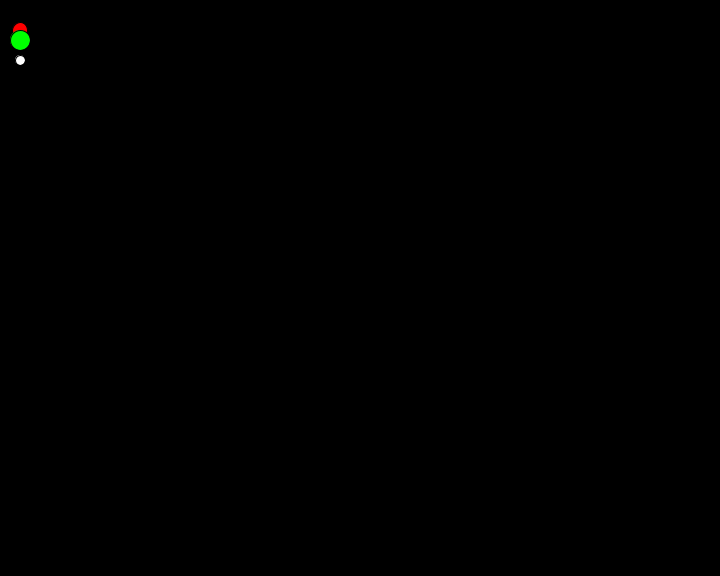
Frame 1 (no input)
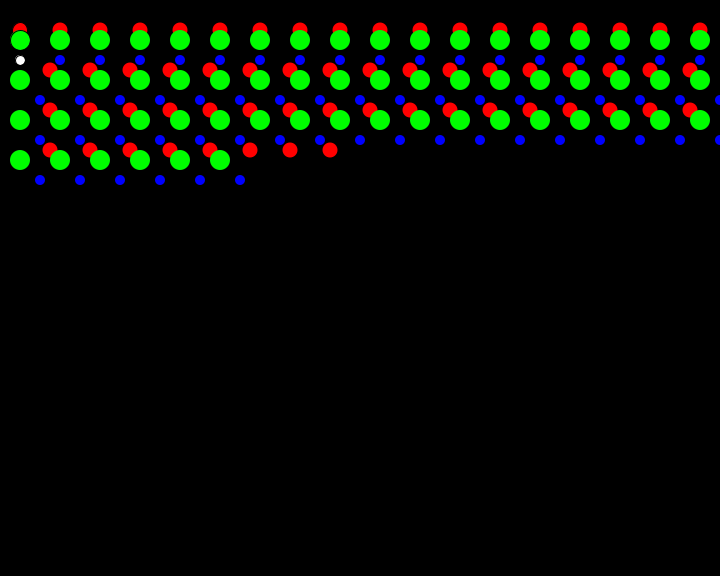
Frame 60 (the mouse pressed at the canvas centre just before this capture)
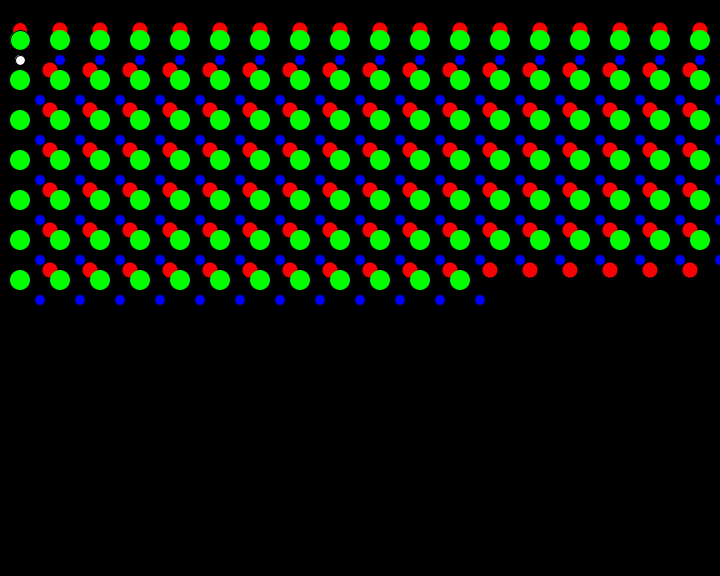
Frame 120 (the mouse held since frame 60 and released just before this capture)

The Processing sketch that drew these frames (run headless with seeded random() and noise(); from frame 60 on, the mouse is pressed at the canvas centre):

// Processing sketch: processing_62538
// ── processing_62538.pde


float x;
float y;
float x2;
float y2;
float x3;
float y3;


void setup(){
  
  background(0);
  size(720,576);
 
  x=20;
  y=60;
  
  x2=20;
  y2=30;
 
  x3=20;
  y3=40;

}


void draw(){
  
    ellipse(x,y,10,10);     //azul
    fill(255,0,0);
    
    ellipse(x2,y2,15,15);  //verde
    fill(0,255,0);
    
    ellipse(x3,y3,20,20);  //rojo
    fill(0,0,255);
    noStroke();
    smooth();
    
    x=x+40;
    x2=x2+40;
    x3=x3+40;
    
   
    if (x>720){
      
    x=40;
    y=y+40;
      
    }
    
     if (y>576){
      
    noLoop();
      
    }
    
     if (x2>720){
      
    x2=50;
    y2=y2+40;
      
    }
    
     if (y2>576){
      
    noLoop();
      
    }
    
       if (x3>720){
      
    x3=20;
    y3=y3+40;
      
    }
    
     if (y3>576){
      
    noLoop();
     
    }
}
